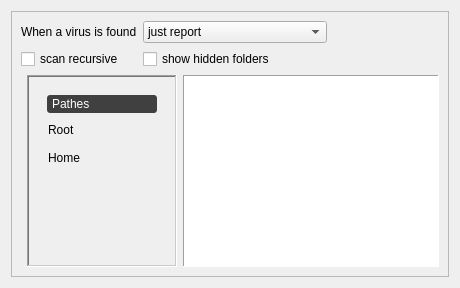
     <widget class="QWidget" name="wizardPage_3">
      <layout class="QGridLayout" name="gridLayout_14">
       <item row="0" column="0">
        <widget class="QFrame" name="frame_2">
         <property name="frameShape">
          <enum>QFrame::Shape::StyledPanel</enum>
         </property>
         <property name="frameShadow">
          <enum>QFrame::Shadow::Raised</enum>
         </property>
         <layout class="QGridLayout" name="gridLayout_13">
          <item row="0" column="0" rowspan="2" colspan="3">
           <layout class="QGridLayout" name="gridLayout_15">
            <item row="0" column="0">
             <widget class="QLabel" name="virusFoundLabel">
              <property name="text">
               <string>When a virus is found</string>
              </property>
             </widget>
            </item>
            <item row="0" column="1">
             <widget class="QComboBox" name="virusFoundComboBox">
              <item>
               <property name="text">
                <string>just report</string>
               </property>
              </item>
              <item>
               <property name="text">
                <string>remove file (be careful)</string>
               </property>
              </item>
              <item>
               <property name="text">
                <string>move file to qurantine folder</string>
               </property>
              </item>
              <item>
               <property name="text">
                <string>copy file to quarantine folder</string>
               </property>
              </item>
             </widget>
            </item>
            <item row="0" column="3">
             <spacer name="horizontalSpacer_6">
              <property name="orientation">
               <enum>Qt::Orientation::Horizontal</enum>
              </property>
              <property name="sizeHint" stdset="0">
               <size>
                <width>40</width>
                <height>20</height>
               </size>
              </property>
             </spacer>
            </item>
            <item row="1" column="0">
             <widget class="QCheckBox" name="recursivCheckBox">
              <property name="text">
               <string>scan recursive</string>
              </property>
             </widget>
            </item>
            <item row="1" column="1">
             <widget class="QCheckBox" name="showHiddenDirsCheckBox">
              <property name="text">
               <string>show hidden folders</string>
              </property>
             </widget>
            </item>
           </layout>
          </item>
          <item row="2" column="2">
           <widget class="QTreeView" name="treeView">
            <property name="styleSheet">
             <string notr="true"/>
            </property>
            <property name="frameShape">
             <enum>QFrame::Shape::Panel</enum>
            </property>
            <attribute name="headerVisible">
             <bool>false</bool>
            </attribute>
           </widget>
          </item>
          <item row="2" column="1">
           <widget class="QFrame" name="deviceFrame">
            <property name="minimumSize">
             <size>
              <width>150</width>
              <height>0</height>
             </size>
            </property>
            <property name="maximumSize">
             <size>
              <width>150</width>
              <height>16777215</height>
             </size>
            </property>
            <property name="frameShape">
             <enum>QFrame::Shape::WinPanel</enum>
            </property>
            <property name="frameShadow">
             <enum>QFrame::Shadow::Sunken</enum>
            </property>
            <layout class="QGridLayout" name="gridLayout_7">
             <item row="1" column="0">
              <spacer name="verticalSpacer_5">
               <property name="orientation">
                <enum>Qt::Orientation::Vertical</enum>
               </property>
               <property name="sizeHint" stdset="0">
                <size>
                 <width>20</width>
                 <height>40</height>
                </size>
               </property>
              </spacer>
             </item>
             <item row="0" column="0">
              <widget class="QFrame" name="pathFrame">
               <property name="frameShape">
                <enum>QFrame::Shape::NoFrame</enum>
               </property>
               <property name="frameShadow">
                <enum>QFrame::Shadow::Plain</enum>
               </property>
               <layout class="QGridLayout" name="gridLayout_9">
                <item row="2" column="0">
                 <widget class="QPushButton" name="homePathButton">
                  <property name="layoutDirection">
                   <enum>Qt::LayoutDirection::LeftToRight</enum>
                  </property>
                  <property name="styleSheet">
                   <string notr="true">text-align:left</string>
                  </property>
                  <property name="text">
                   <string>Home</string>
                  </property>
                  <property name="icon">
                   <iconset resource="../resources.qrc">
                    <normaloff>:/icons/icons/homefolder.png</normaloff>:/icons/icons/homefolder.png</iconset>
                  </property>
                  <property name="iconSize">
                   <size>
                    <width>28</width>
                    <height>28</height>
                   </size>
                  </property>
                  <property name="flat">
                   <bool>true</bool>
                  </property>
                 </widget>
                </item>
                <item row="0" column="0">
                 <widget class="QLabel" name="pathLabel">
                  <property name="maximumSize">
                   <size>
                    <width>16777215</width>
                    <height>30</height>
                   </size>
                  </property>
                  <property name="styleSheet">
                   <string notr="true">background:#404040;color:white;padding:2px;border-radius:3px;</string>
                  </property>
                  <property name="text">
                   <string>Pathes</string>
                  </property>
                 </widget>
                </item>
                <item row="1" column="0">
                 <widget class="QPushButton" name="basePathButton">
                  <property name="styleSheet">
                   <string notr="true">text-align:left</string>
                  </property>
                  <property name="text">
                   <string>Root</string>
                  </property>
                  <property name="icon">
                   <iconset resource="../resources.qrc">
                    <normaloff>:/icons/icons/basefolder.png</normaloff>:/icons/icons/basefolder.png</iconset>
                  </property>
                  <property name="iconSize">
                   <size>
                    <width>28</width>
                    <height>28</height>
                   </size>
                  </property>
                  <property name="flat">
                   <bool>true</bool>
                  </property>
                 </widget>
                </item>
               </layout>
              </widget>
             </item>
            </layout>
           </widget>
          </item>
         </layout>
        </widget>
       </item>
      </layout>
     </widget>
